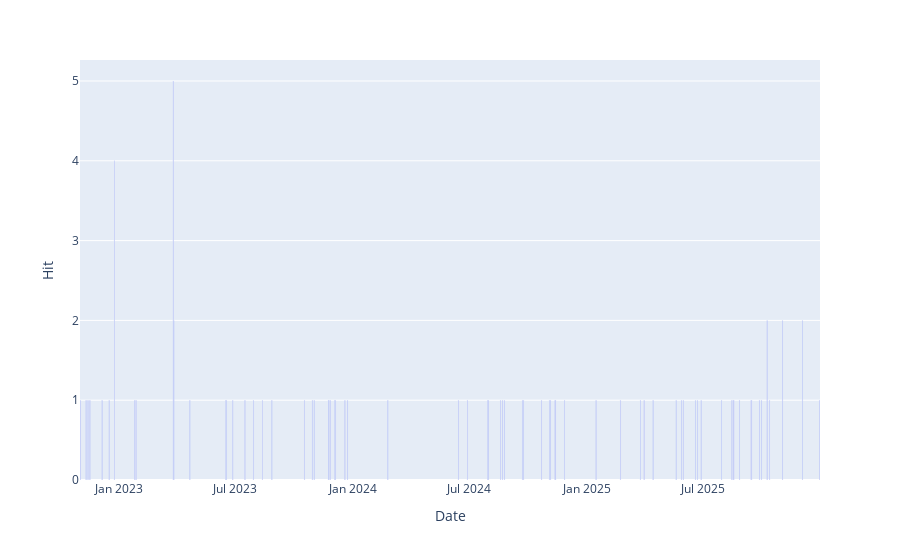

Source (notebook cell):
### Code cell
fig = px.bar(goodE, x='Date', y='Hit')
fig.show()
